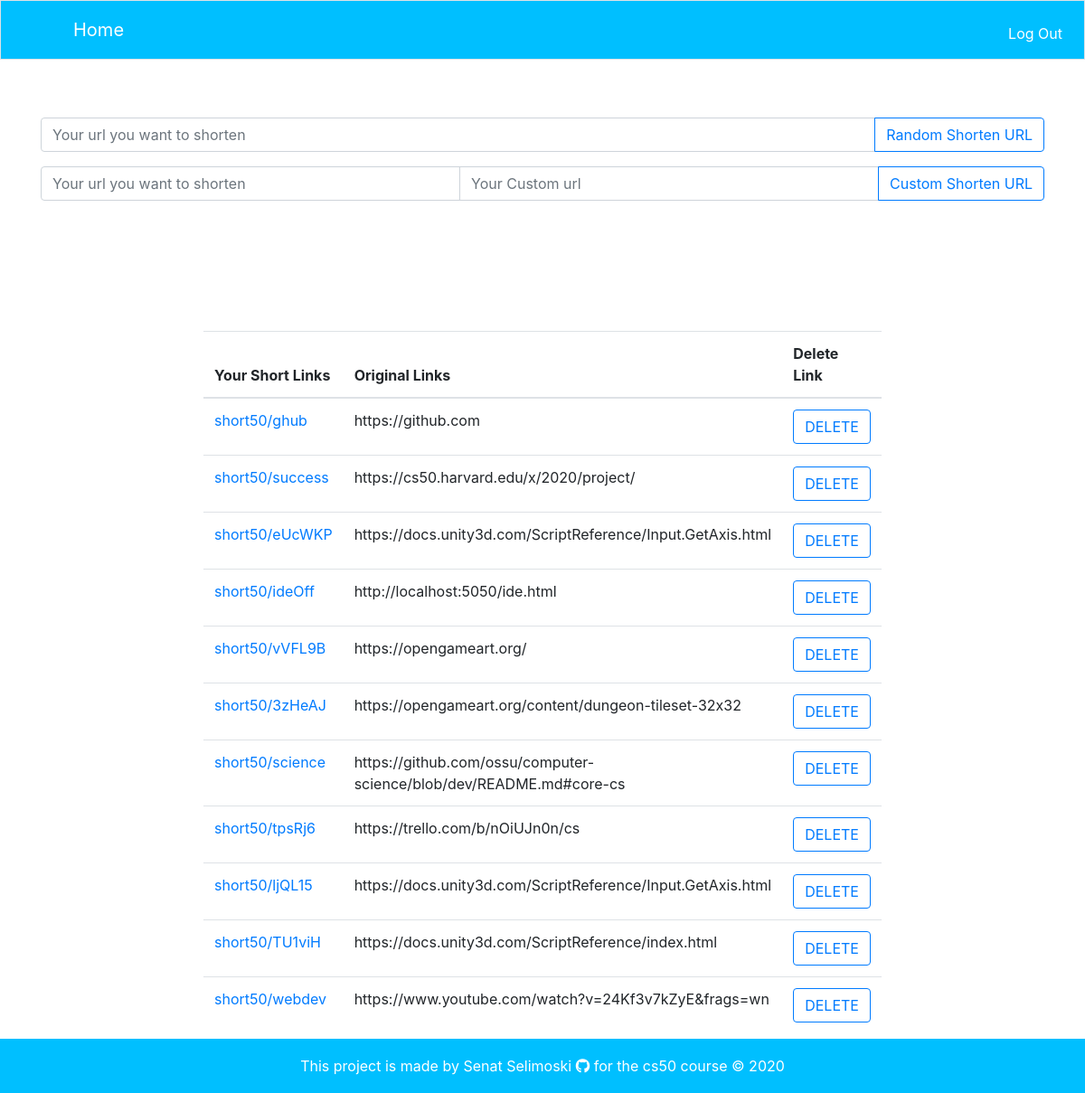
Page /home (signed in) on the committed database.
### models.py (models this page shows, shortened)
class ShortUrl(db.Model):
    __tablename__ = 'shortenurls'
    id = db.Column(db.Integer, primary_key=True)
    user = db.Column(db.String, db.ForeignKey('users.username'), nullable=False)
    link = db.Column(db.String, nullable=False)
    short_code = db.Column(db.String, unique=True)
    custom_code = db.Column(db.String, unique=True)

### app.py (the view)
@app.route("/home")
@login_required
def home():
    try:
        user = User.query.filter_by(username=session['username']).first()
        codes = user.links
    except HTTPException as e:
        return e
    return render_template('home.html', user=user,codes=codes)

### helpers.py (called while the page is built)
def login_required(f):
    @wraps(f)
    def decorated_function(*args, **kwargs):
        user = User.query.filter_by(username=session['username']).first()
        if user.is_authenticated == False:
            return redirect("/login")
        return f(*args, **kwargs)
    return decorated_function

### templates/home.html (shortened to what this page needs)
{% extends "base.html" %}
{% block body%}
<div class="container" id="links-inputs">
    <div class="row">
        <div class="col">
            <form  action="{{url_for('random_shorten')}}"method="post" >
            <div class="input-group mb-3">
              <input type="text" name="url" class="form-control" placeholder="Your url you want to shorten" aria-label="Recipient's username" aria-describedby="basic-addon2">
              <div class="input-group-append">
                <button class="btn btn-outline-primary" type="submit">Random Shorten URL</button>
              </div>
            </div>
            </form>
        </div>
        </div>
        <div class="row">
        <div class="col">
        <form action="{{url_for('custom_shorten')}}"method="post" >
        <div class="input-group mb-3">
          <input type="text" name="url" class="form-control" placeholder="Your url you want to shorten" aria-label="Recipient's username" aria-describedby="basic-addon2">
          <input type="text" name="custom_url"class="form-control" placeholder="Your Custom url">
          <div class="input-group-append">
            <button class="btn btn-outline-primary" type="submit">Custom Shorten URL</button>
          </div>
        </div>
        </form>
        </div>
        </div>
    </div>
</div>
<div class="container-fluid">
<div class="row">
    <div class="col-md-8 offset-2">
    {% if codes %}
    <table class="table table-hover">
        <thead>
        <tr>
          <th scope="col">Your Short Links</th>
          <th scope="col">Original Links</th>
          <th scope="col">Delete Link</th>
        </tr>
        </thead>
        <tbody>
        {% for code in codes %}
        <tr>
        {% if code.short_code  %}
          <td><a href="/{{code.short_code}}" target="_blank">short50/{{code.short_code}}</a></td>
          <td>{{code.link}}</td>
          <td><a href="/delete/{{code.id}}" class="btn btn-outline-primary" role="button">DELETE</a></td>
        {% else %}
            <td><a href="/{{code.custom_code}}"target="_blank">short50/{{code.custom_code}}</a></td>
            <td>{{code.link}}</td>
            <td><a href="/delete/{{code.id}}" class="btn btn-outline-primary" role="button">DELETE</a></td>
          </tr>
        {%endif%}
        {% endfor %}
        </tbody>
    </table>
    {% endif %}
</div>
</div>
</div>
{% endblock %}

### static/main.css (style rules this page uses)
html { position: relative; min-height: 100%; }
body { margin-bottom: 50px; }
#links-inputs { margin-top:4rem; }
.table { margin-top:8rem; }

### rows in the picture
ShortUrl: custom_code "ghub", link "https://github.com"
ShortUrl: custom_code "success", link "https://cs50.harvard.edu/x/2020/project/"
ShortUrl: short_code "eUcWKP", link "https://docs.unity3d.com/ScriptReference/Input.GetAxis.html"
ShortUrl: custom_code "ideOff", link "http://localhost:5050/ide.html"
ShortUrl: short_code "vVFL9B", link "https://opengameart.org/"
ShortUrl: short_code "3zHeAJ", link "https://opengameart.org/content/dungeon-tileset-32x32"
ShortUrl: custom_code "science", link "https://github.com/ossu/computer-science/blob/dev/README.md#core-cs"
ShortUrl: short_code "tpsRj6", link "https://trello.com/b/nOiUJn0n/cs"
ShortUrl: short_code "ljQL15", link "https://docs.unity3d.com/ScriptReference/Input.GetAxis.html"
ShortUrl: short_code "TU1viH", link "https://docs.unity3d.com/ScriptReference/index.html"
ShortUrl: custom_code "webdev", link "https://www.youtube.com/watch?v=24Kf3v7kZyE&frags=wn"
